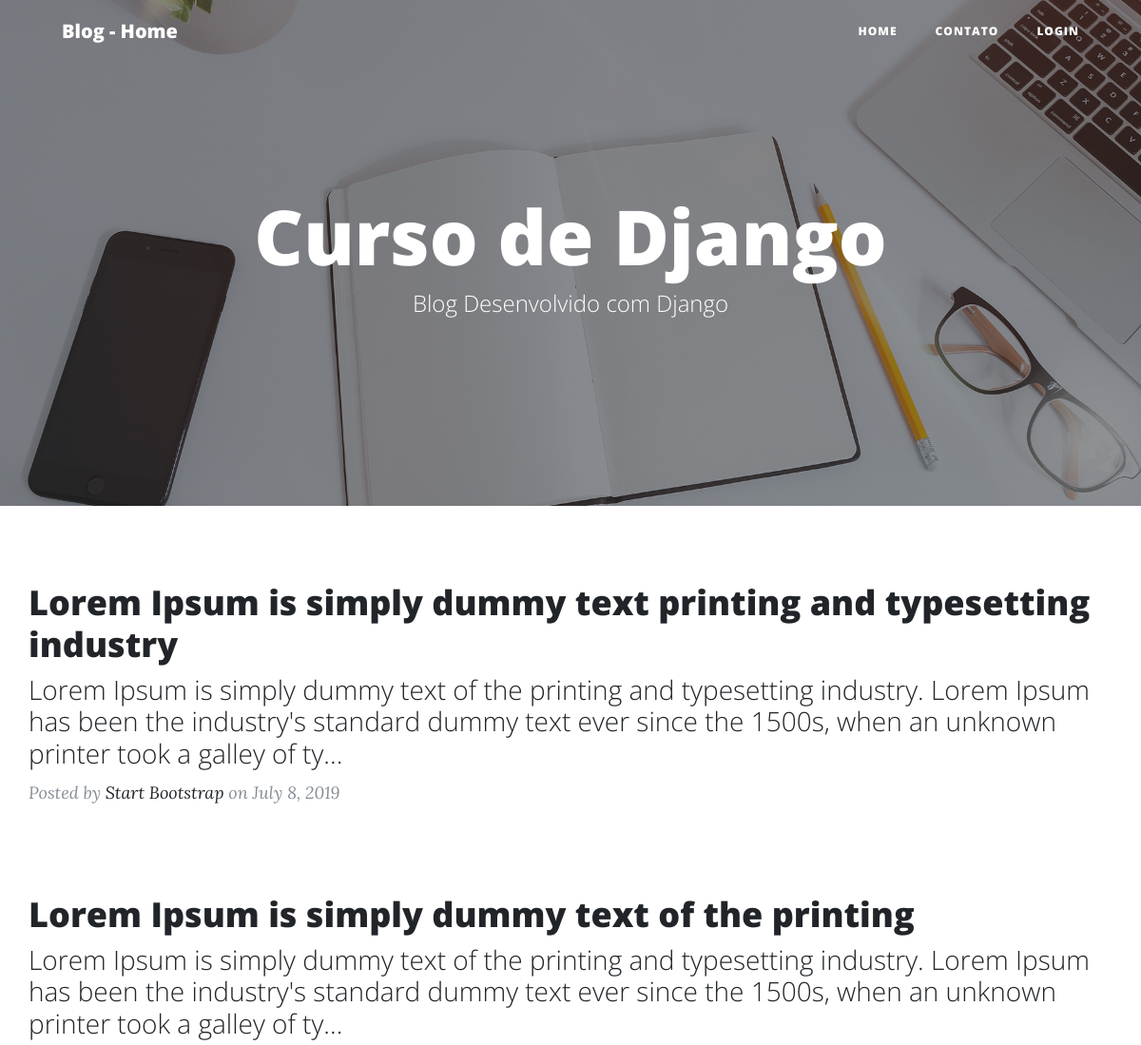
The app's page / (upper part), older data.
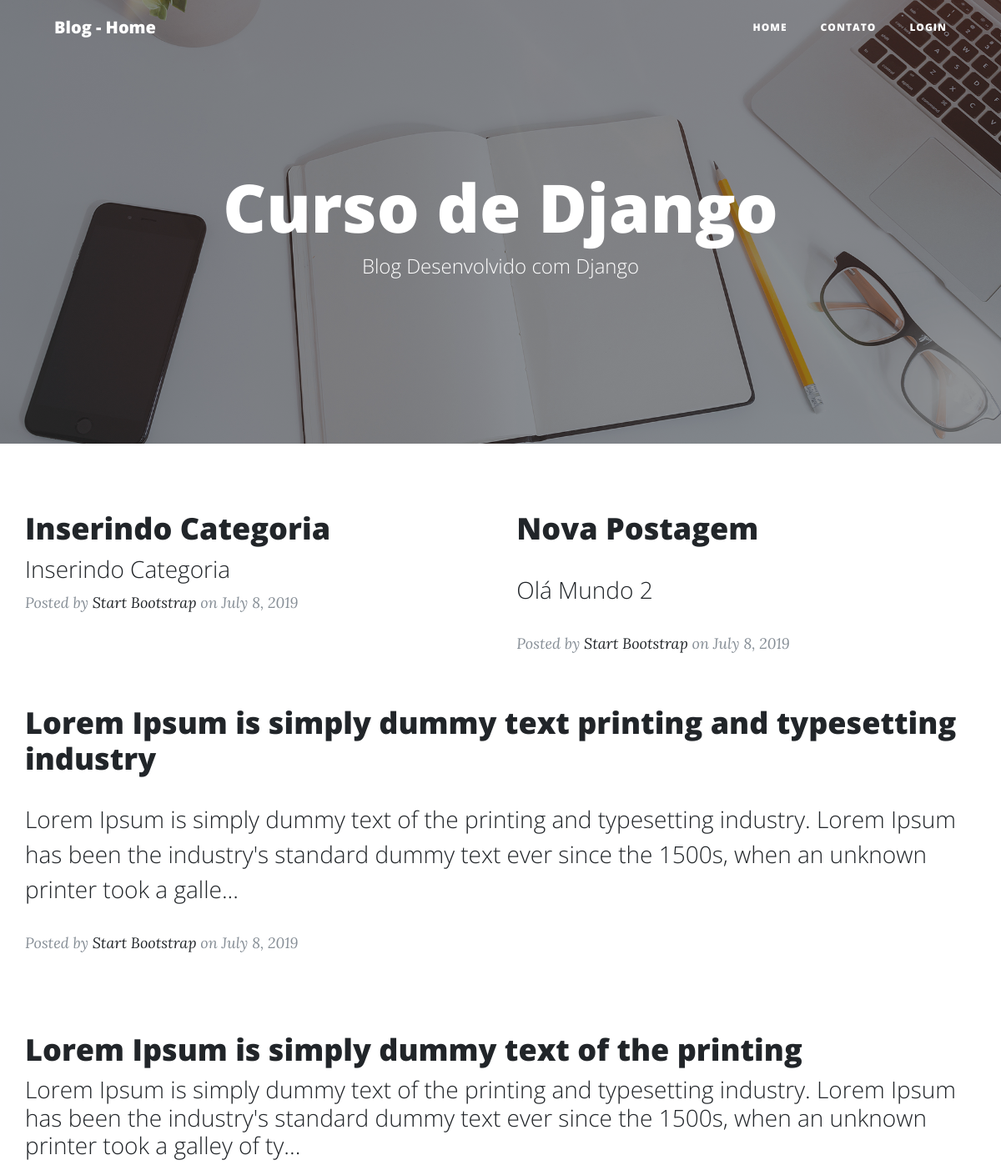
The same page, newer data.
### blog/models.py (models this page shows, shortened)
class Post(models.Model):
    STATUS = (
        ('rascunho','Rascunho'),
        ('publicado','Publicado'),
    )
    titulo = models.CharField(verbose_name="Título",max_length=250)
    slug   = models.SlugField(max_length=250)
    autor  = models.ForeignKey(User,
                               on_delete=models.CASCADE)
    categoria = models.ManyToManyField(Category, related_name="get_posts")
    imagem    = models.ImageField(upload_to="blog",blank=True, null=True)
    conteudo  = RichTextField(verbose_name="Conteúdo")
    publicado = models.DateTimeField(default=timezone.now)
    criado    = models.DateTimeField(auto_now_add=True)
    alterado  = models.DateTimeField(auto_now=True)
    status    = models.CharField(max_length=10,
                                 choices=STATUS,
                                 default='rascunho')
    objects   = models.Manager()
    published = PublishedManager()
    def get_absolute_url(self):
        return reverse('post_detail',args=[self.slug])
    class Meta:
        ordering = ('-publicado',)

### blog/views.py (the view)
# urls.py: path('', views.BlogListView.as_view(),name='home'),
class BlogListView(ListView):
    model = Post
    template_name = 'blog/home.html'

### social/processors.py (called while the page is built)
def ctx_social(request):
    ctx_dict = {}
    links = Link.objects.all()
    for link in links:
        ctx_dict[link.chave] = link.url
    return ctx_dict

### blog/templates/blog/home.html (shortened to what this page needs)
{% extends 'base.html' %}
{% load static %}
{% block header %}
  <header class="masthead" style="background-image: url({% static 'img/home-bg.jpg' %})">
    <div class="overlay"></div>
    <div class="container">
      <div class="row">
        <div class="col-lg-8 col-md-10 mx-auto">
          <div class="site-heading">
            <h1>Curso de Django</h1>
            <span class="subheading">Blog Desenvolvido com Django </span>
          </div>
        </div>
      </div>
    </div>
  </header>
{% endblock header %}
{% block content %}
    {% for post in object_list %}
        <div class="post-preview">
            <a href="{{post.get_absolute_url}}">
              <h2 class="post-title">
               {{ post.titulo }}
              </h2>
              <h3 class="post-subtitle">
                    {{ post.conteudo|safe|truncatechars:"200" }}
              </h3>
            </a>
            <p class="post-meta">Posted by
              <a href="#">Start Bootstrap</a>
              on July 8, 2019</p>
        </div>
    {% endfor %}
{% endblock content %}

Row changes from the older to the newer data that the page shows:
added Post: titulo "Inserindo Categoria", conteudo "Inserindo Categoria"
added Post: titulo "Nova Postagem", conteudo "Olá Mundo 2"
changed Post "Lorem Ipsum is simply dummy text printing and typesetting industry": conteudo "…unknown printer took a galley of ty..." → "…unknown printer took a galle..."
